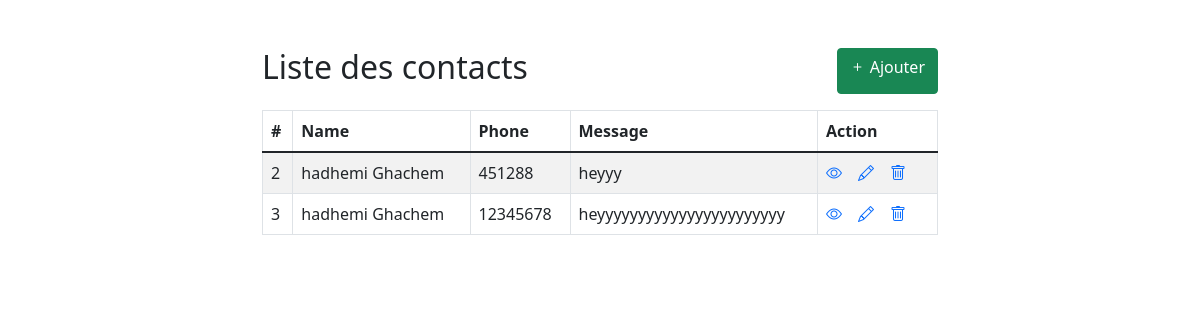
/contactList.php, run on the app's committed database.
### tables this page shows
CREATE TABLE `contact` (
  `id` int(11) NOT NULL,
  `name` text NOT NULL,
  `phone` text NOT NULL,
  `message` text NOT NULL
);

### contactList.php (the view, shortened to what this page needs)
<!DOCTYPE html>
<html lang="fr">
<head>
    <link rel="stylesheet" href="https://cdn.jsdelivr.net/npm/bootstrap-icons@1.8.1/font/bootstrap-icons.css">
    <link href="https://cdn.jsdelivr.net/npm/bootstrap@5.1.3/dist/css/bootstrap.min.css" rel="stylesheet">
</head>
<body>
    <div class="wrapper">
        <div class="container-fluid">
            <div class="row">
                <div class="col-md-12">
                    <div class="mt-5 mb-3 d-flex justify-content-between">
                        <h2 class="pull-left">Liste des contacts</h2>
                        <a href="create.php" class="btn btn-success"><i class="bi bi-plus"></i> Ajouter</a>
                    </div>
                    <?php
                    require_once "config.php";
                    $sql = "SELECT * FROM contact";
                    if($result = $conn->query($sql)){
                        if(mysqli_num_rows($result) > 0){
                            echo '<table class="table table-bordered table-striped">';
                                echo "<thead>";
                                    echo "<tr>";
                                        echo "<th>#</th>";
                                        echo "<th>Name</th>";
                                        echo "<th>Phone</th>";
                                        echo "<th>Message</th>";
                                        echo "<th>Action</th>";
                                    echo "</tr>";
                                echo "</thead>";
                                echo "<tbody>";
                                while($row = mysqli_fetch_array($result)){
                                    echo "<tr>";
                                        echo "<td>" . $row['id'] . "</td>";
                                        echo "<td>" . $row['name'] . "</td>";
                                        echo "<td>" . $row['phone'] . "</td>";
                                        echo "<td>" . $row['message'] . "</td>";
                                        echo "<td>";
                                            echo '<a href="readContact.php?id='. $row['id'] .'" class="me-3" ><span class="bi bi-eye"></span></a>';
                                            echo '<a href="updateContact.php?id='. $row['id'] .'" class="me-3" ><span class="bi bi-pencil"></span></a>';
                                            echo '<a href="deleteContact.php?id='. $row['id'] .'" ><span class="bi bi-trash"></span></a>';
                                        echo "</td>";
                                    echo "</tr>";
                                }
                                echo "</tbody>";
                            echo "</table>";
                        } else{
                            echo '<div class="alert alert-danger"><em>Pas d\'enregistrement</em></div>';
                        }
                    } else{
                        echo "Oops! Une erreur est survenue";
                    }
                    ?>
                </div>
            </div>
        </div>
    </div>
</body>
</html>

### contactList.php (style rules this page uses)
.wrapper { width: 700px; margin: 0 auto; }
table tr td:last-child { width: 120px; }

### data on the page
contact: id "2", name "hadhemi Ghachem", phone "451288", message "heyyy"
contact: id "3", name "hadhemi Ghachem", phone "12345678", message "heyyyyyyyyyyyyyyyyyyyyyyy"
